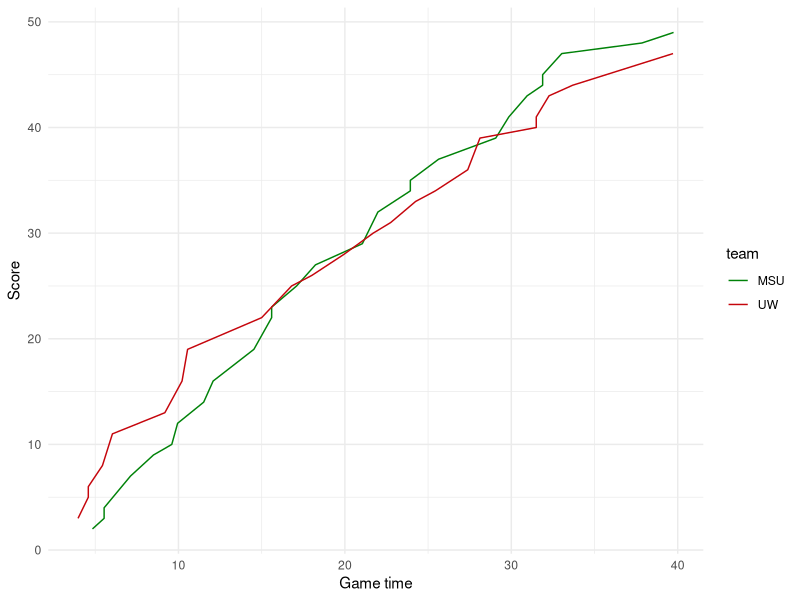

The R script that drew this image: (Note: this script raises an error after producing the figure.)
# BIOS 30318 Biocomputing -- Plotting data
# G Andreasen
# 12 02 2022

library(ggplot2)

setwd("~/Documents/Courses/Biocomputing_BIOS_60318/Tutorials/Exercise10")

# Problem 1: Cumulative score graph of UW v. MSU game

game_data <- read.table(file = "UWvMSU_1-22-13.txt", sep = '\t', header = TRUE)

sum_UW_score <- 0
sum_MSU_score <- 0

for(i in 1:nrow(game_data)){
	if(game_data$team[i]=="UW"){
		sum_UW_score <- sum_UW_score + game_data$score[i]
		game_data$score[i] <- sum_UW_score
	}else if(game_data$team[i]=="MSU"){
		sum_MSU_score <- sum_MSU_score + game_data$score[i]
		game_data$score[i] <- sum_MSU_score	
	}
}

ggplot(data = game_data, aes(x = time, y = score, group = team)) +
	geom_line(aes(color = team)) +
	scale_color_manual(values = c("#008208", "#c5050c")) +
	xlab("Game time") +
	ylab("Score") +
	theme_minimal()


# Problem 2: Guess a number game

stop_quietly <- function() { # Function to quit functions without error message
  opt <- options(show.error.messages = FALSE)
  on.exit(options(opt))
  stop()
}

# Number game
number_game <- function(number_game){
	number <- 5 #sample(1:100, size = 1) # Random number sampling
	cat("\n ") # Just to make this aesthetically appealing, I added spaces.
	cat("I'm thinking of a number 1-100...") # Print starting statement
	cat("\n ")
	guess <- as.numeric(readline(prompt = "Guess: ")) # Prompt user for first guess
	guesses <- 9 # Set starting number of guesses at 9, because first guess already made.
	while(guess != number & guess != "exit"){ # If the guess is incorrect...
		if(guesses > 1){ # And there are more than 1 guesses left
			if(guess < number){ 
				cat("Higher")
				cat("\nYou have", guesses, "guesses remaining.")
				cat("\n ")
				guesses = guesses - 1
			}
			if(guess > number){
				cat("Lower")
				cat("\nYou have", guesses, "guesses remaining.")
				cat("\n ")
				guesses = guesses - 1
			}
			guess <- as.numeric(readline(prompt = "Guess: "))
		}else if(guesses == 1){ # If there is only 1 guess left
			if(guess < number){
				cat("Higher")
				cat("\nYou have 1 guess remaining.")
				cat("\n ")
				guesses = guesses - 1
			}
			if(guess > number){
				cat("Lower")
				cat("\nYou have 1 guess remaining.")
				cat("\n ")
				guesses = guesses - 1
			}
			guess <- as.numeric(readline(prompt = "Guess: "))
		}
		if(guesses <= 0 & guess != number){ # If there are no guesses and you're incorrect
			cat("\nYou have 0 guesses remaining. The number was ", number, "!", sep = "")
			cat("\nGoodbye now.")
			stop_quietly()
		}
	}
	if(guess == number & guess != "exit" & guesses > 0){ # If the guess is correct
			cat("Correct!")
			cat("\nYou solved it in", (10-(as.numeric(guesses))), "guesses.")
			cat("\nGoodbye now.")
		}else if(guess == number & guesses == 0){
			cat("Correct!")
			cat("\nYou solved it in 10 guesses.")
			cat("\nGoodbye now.")
		}
	if(guess == "exit"){ # Type exit to escape out of the game
		cat("\nWe're sorry to see you go. The number was ", number, "!", sep = "")
	}
}

# Play the game!
number_game()










